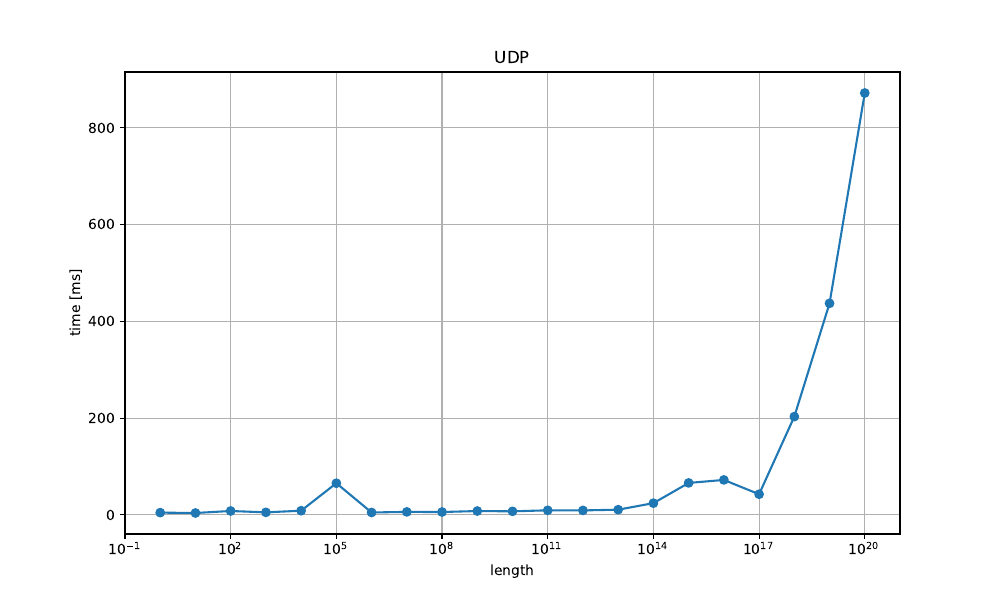

Generate this figure with Python:
import matplotlib.pyplot as plt
import numpy as np

# ファイルを開く
with open("combined_rtt_uec.csv", 'r') as file:
    # ファイルの内容を読み込む
    data = file.read()

# 改行で分割してリストに格納する
lines = data.split('\n')
lines.pop()
for i in range(len(lines)):
    lines[i] = float(lines[i])

# Extracting the values from the dataframe
y_values = lines
x_values = [10**i for i in range(0, len(y_values))]

# Plotting the graph
plt.figure(figsize=(10, 6))
plt.plot(x_values, y_values, marker='o')
plt.xscale('log')  # Setting x-axis to logarithmic scale
plt.xlabel('length')
plt.ylabel('time [ms]')
plt.title('UDP')
plt.grid(True)
plt.savefig('graph_udp.pdf')
